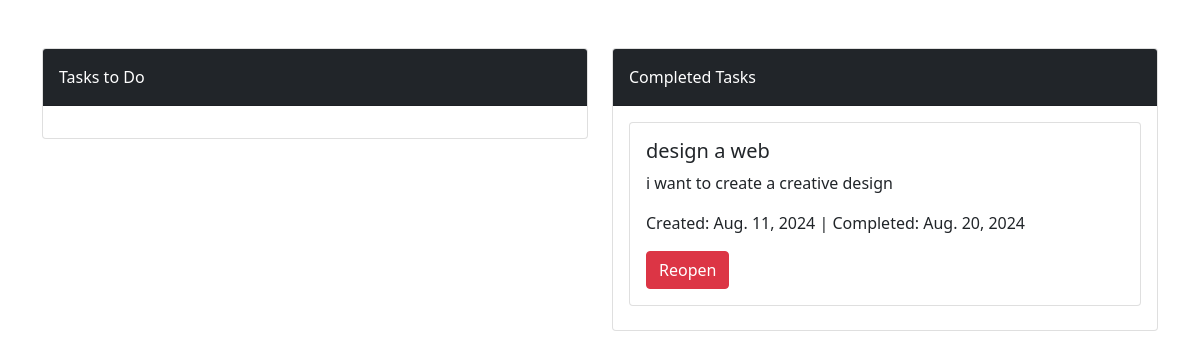
Page /projects/tasks/ (signed in) on the committed database.
### taskmanager/models.py (models this page shows, shortened)
class Task(models.Model):
    name = models.CharField(max_length=255)
    description = models.TextField(blank=True, null=True)
    project = models.ForeignKey(Project, on_delete=models.CASCADE, related_name='tasks')
    assigned_to = models.ForeignKey(settings.AUTH_USER_MODEL, on_delete=models.CASCADE, related_name='tasks', blank=True, null=True)
    start_date = models.DateField(default=timezone.now)
    due_date = models.DateField()
    completed = models.BooleanField(default=False)

### taskmanager/views.py (the view)
# urls.py: path('tasks/', views.tasks_view, name='tasks_view'),
@login_required
def tasks_view(request):
    tasks = Task.objects.all()
    incomplete_tasks = tasks.filter(completed=False)
    completed_tasks = tasks.filter(completed=True)
    context = {
        'incomplete_tasks': incomplete_tasks,
        'completed_tasks': completed_tasks
    }
    return render(request, 'tasks/tasks.html', context)

### templates/tasks/tasks.html (shortened to what this page needs)
{% extends 'shared/_layout.html' %}
{% block main %}
    <div class="container mt-5">
        <div class="row">
            <div class="col-md-6">
                <div class="card mb-4 text-white">
                    <div class="card-header bg-dark py-3">
                        Tasks to Do
                    </div>
                    <div class="card-body">
                    </div>
                </div>
            </div>
            <div class="col-md-6">
                <div class="card mb-4 text-white">
                    <div class="card-header bg-dark py-3">
                        Completed Tasks
                    </div>
                    <div class="card-body">
                        {% for task in completed_tasks %}
                            {% if task.completed %}
                                <div class="task-card card mb-2">
                                    <div class="card-body">
                                        <div class="task-info text-dark">
                                            <h5 class="card-title">{{ task.name }}</h5>
                                            <p class="card-text">{{ task.description }}</p>
                                            <p class="task-dates">Created: {{ task.start_date }} | Completed: {{ task.due_date }}</p>
                                        </div>
                                        <div class="task-actions">
                                            <form action="{% url 'reopen_task' task.id %}" method="post">
                                                <button type="submit" class="btn btn-danger">Reopen</button>
                                            </form>
                                        </div>
                                    </div>
                                </div>
                            {% endif %}
                        {% endfor %}
                    </div>
                </div>
            </div>
        </div>
    </div>
{% endblock %}

### rows in the picture
Task: name "design a web", description "i want to create a creative design", start_date "Aug. 11, 2024", due_date "Aug. 20, 2024"
